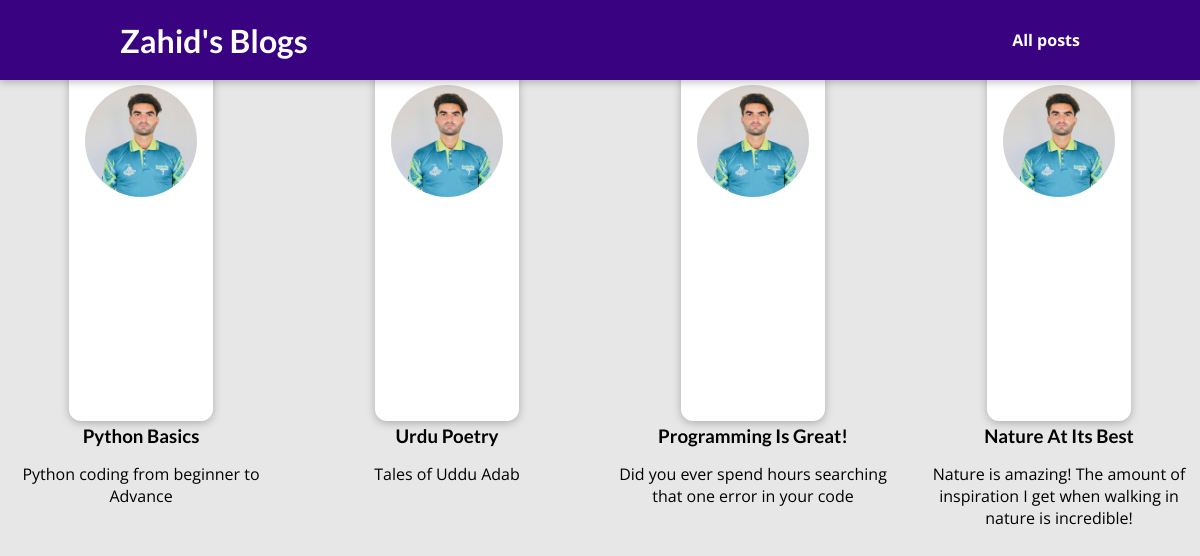
/posts/, run on the app's committed database.
### blog/models.py (models this page shows, shortened)
class Posts(models.Model):
    title = models.CharField(max_length=100)
    excerpt = models.CharField(max_length=200)
    image_name = models.CharField(max_length=50)
    date = models.DateField(auto_now=True)
    content = models.TextField(validators=[MinLengthValidator(10)])
    author = models.ForeignKey(Author,on_delete=models.SET_NULL,null=True)
    tag = models.ManyToManyField(Tag)

### blog/views.py (the view)
# urls.py: path("posts/", views.posts, name="posts"),
def posts(request):
    all_posts = Posts.objects.all().order_by("-date")
    return render(request, "blog/all-post.html", {
        "posts": all_posts
    })

### blog/templates/blog/all-post.html (shortened to what this page needs)
{% extends 'base.html' %}
{% load static %}
{% block css_files %}
<link rel="stylesheet" href="{% static 'blog/post.css' %}">
<link rel="stylesheet" href="{% static 'blog/all-post.css' %}">
{% endblock %}
{% block content %}
<section id="all-post">
    <h2>My Collected Posts</h2>
    <ul>
        {% for post in posts %}
            {% include "blog/include/post.html" with post=post %}
        {% endfor %}
    </ul>
</section>
{% endblock %}

### templates/base.html (shortened to what this page needs)
{% load static %}
<!DOCTYPE html>
<html lang="en">
<head>
    <link rel="stylesheet" href="{% static 'app.css'%}">
    {% block css_files %}{% endblock %}
</head>
<body>
    <header id="main-navigation">
        <h1><a href= "{% url "starting-page" %}"> Zahid's Blogs </a></h1>
        <nav>
            <a href="{% url "posts" %}"> All posts </a>
        </nav>
    </header>
    {% block content %}
    {% endblock %}
</body>
</html>

### blog/templates/blog/include/post.html
{% load static %}
<li>
    <article class="post">
        <a href="{% url 'post-details' id=post.id %}">
             <img src="{% static 'blog/imgs/'|add:post.image_name %}" alt="{{ post.title }}"/>
        </a>
        <div class="post_content">
            <h3>{{ post.title }}</h3>
            <p>{{ post.excerpt }}</p>
        </div>
    </article>
</li>

### static/app.css (style rules this page uses)
* { box-sizing: border-box; }
html { font-family: 'Open Sans', 'Lato', sans-serif; }
body { margin: 0; }
h1, h2, h3 { font-family: 'Lato', sans-serif; font-weight: bold; }
#main-navigation { width: 100%; height: 5rem; display: flex; justify-content: space-between; align-items: center; padding: 0 10%; position: absolute; top: 0; left: 0; }
#main-navigation a { text-decoration: none; color: white; font-weight: bold; }

### blog/static/blog/post.css (style rules this page uses)
.post { display: flex; flex-direction: column; align-items: center; text-align: center; }
.post a { text-decoration: none; color: black; transition: all 0.2s ease; padding: 1rem; }
.post img { width: 5rem; height: 5rem; object-fit: cover; border-radius: 50%; }
.post h3 { margin: 0.25rem 0; }

### blog/static/blog/all-post.css (style rules this page uses)
body { background-color: #e7e7e7; }
#main-navigation { background-color: #390281; box-shadow: 0 2px 8px rgba(0, 0, 0, 0.25); }
ul { list-style: none; margin: 0; padding: 0; display: grid; grid-template-columns: repeat(auto-fill, minmax(17rem, 1fr)); gap: 1.5rem; }
.post img { width: 7rem; height: 7rem; }
.post a { height: 22rem; transform-origin: center; box-shadow: 0 2px 8px rgba(0, 0, 0, 0.25); border-radius: 12px; background-color: white }

### data on the page
Posts: image_name (picture), title "Python Basics", excerpt "Python coding from beginner to Advance"
Posts: image_name (picture), title "Urdu Poetry", excerpt "Tales of Uddu Adab"
Posts: image_name (picture), title "Programming Is Great!", excerpt "Did you ever spend hours searching that one error in your code"
Posts: image_name (picture), title "Nature At Its Best", excerpt "Nature is amazing! The amount of inspiration I get when walking in nature is incredible!"
